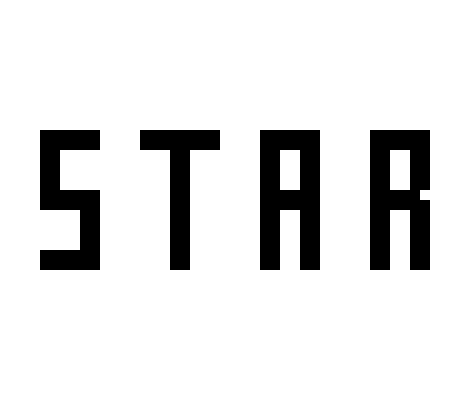
Frame 1 (no input)
Frame 60 (no input): identical to frame 1, image omitted
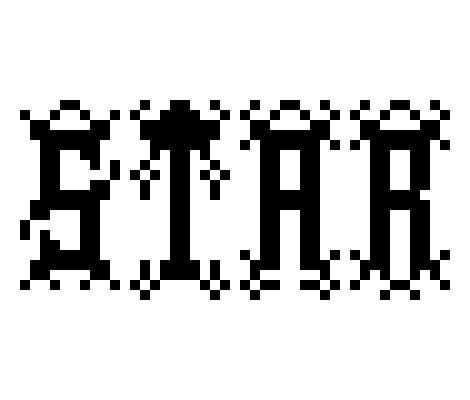
Frame 120 (the mouse pressed at the canvas centre since frame 60)

The p5.js sketch that drew these frames (run headless with seeded random() and noise() and a simulated clock; from frame 60 on, the mouse is pressed at the canvas centre):

// p5.js sketch
// ── sketch.js
function setup() {
  createCanvas(470, 400);
}

function draw() {
  background(255);

  var xPos = mouseX;
  var yPos = mouseY;
  
  noStroke();
  fill(0);
  
  
  while (xPos < 20 || xPos > 450 || yPos > 300 || yPos < 100) {
    
    //S1
    beginShape();
    vertex(40, 210);
    vertex(40, 130);
    vertex(100, 130);
    vertex(100, 150);
    vertex(60, 150);
    vertex(60, 190);
    vertex(100, 190);
    vertex(100, 270);
    vertex(40, 270);
    vertex(40, 250);
    vertex(80, 250);
    vertex(80, 210);
    vertex(40, 210);
    endShape();
    
    //T1
    beginShape();
    vertex(140, 130);
    vertex(220, 130);
    vertex(220, 150);
    vertex(190, 150);
    vertex(190, 270);
    vertex(170, 270);
    vertex(170, 150);
    vertex(140, 150);
    endShape();
    
    //A1
    beginShape();
    vertex(260, 130);
    vertex(320, 130);
    vertex(320, 270);
    vertex(300, 270);
    vertex(300, 190);
    vertex(300, 150);
    vertex(280, 150);
    vertex(280, 190);
    vertex(300, 190);
    vertex(300, 210);
    vertex(280, 210);
    vertex(280, 270);
    vertex(260, 270);
    vertex(260, 130);
    endShape();
  
    //R1
    beginShape();
    vertex(370, 130);
    vertex(430, 130);
    vertex(430, 190);
    vertex(420, 190);
    vertex(420, 200);
    vertex(430, 200);
    vertex(430, 270);
    vertex(410, 270);
    vertex(410, 210);
    vertex(410, 190);
    vertex(410, 150);
    vertex(390, 150);
    vertex(390, 190);
    vertex(410, 190);
    vertex(410, 210);
    vertex(390, 210);
    vertex(390, 270);
    vertex(370, 270);
    vertex(370, 130);
    endShape();
    
    xPos = 20;
    yPos = 300;
  }
  
  while (xPos > 20 && xPos < 450 || yPos > 100 && yPos < 300) {
    
    //S2
    beginShape();
    vertex(20, 110);
    vertex(30, 110);
    vertex(30, 120);
    vertex(50, 120);
    vertex(50, 110);
    vertex(60, 110);
    vertex(60, 100);
    vertex(80, 100);
    vertex(80, 110);
    vertex(90, 110);
    vertex(90, 120);
    vertex(80, 120);
    vertex(80, 110);
    vertex(60, 110);
    vertex(60, 120);
    vertex(50, 120);
    vertex(50, 130);
    vertex(90, 130);
    vertex(90, 120);
    vertex(110, 120);
    vertex(110, 110);
    vertex(120, 110);
    vertex(120, 120);
    vertex(110, 120);
    vertex(110, 140);
    vertex(100, 140);
    vertex(100, 170);
    vertex(90, 170);
    vertex(90, 160);
    vertex(80, 160);
    vertex(80, 150);
    vertex(60, 150);
    vertex(60, 190);
    vertex(90, 190);
    vertex(90, 180);
    vertex(110, 180);
    vertex(110, 160);
    vertex(120, 160);
    vertex(120, 180);
    vertex(110, 180);
    vertex(110, 200);
    vertex(100, 200);
    vertex(100, 260);
    vertex(110, 260);
    vertex(110, 280);
    vertex(120, 280);
    vertex(120, 290);
    vertex(110, 290);
    vertex(110, 280);
    vertex(90, 280);
    vertex(90, 290);
    vertex(80, 290);
    vertex(80, 280);
    vertex(90, 280);
    vertex(90, 270);
    vertex(50, 270);
    vertex(50, 280);
    vertex(60, 280);
    vertex(60, 290);
    vertex(50, 290);
    vertex(50, 280);
    vertex(30, 280);
    vertex(30, 290);
    vertex(20, 290);
    vertex(20, 280);
    vertex(30, 280);
    vertex(30, 260);
    vertex(40, 260);
    vertex(40, 230);
    vertex(50, 230);
    vertex(50, 240);
    vertex(60, 240);
    vertex(60, 250);
    vertex(80, 250);
    vertex(80, 210);
    vertex(50, 210);
    vertex(50, 220);
    vertex(30, 220);
    vertex(30, 240);
    vertex(20, 240);
    vertex(20, 220);
    vertex(30, 220);
    vertex(30, 200);
    vertex(40, 200);
    vertex(40, 140);
    vertex(30, 140);
    vertex(30, 120);
    vertex(20, 120);
    vertex(20, 110);
    endShape();
    
    //T2
    beginShape();
    vertex(150, 180);
    vertex(150, 200);
    vertex(140, 200);
    vertex(140, 180);
    vertex(130, 180);
    vertex(130, 170);
    vertex(140, 170);
    vertex(140, 180);
    vertex(150, 180);
    vertex(160, 180);
    vertex(160, 170);
    vertex(150, 170);
    vertex(150, 180);
    vertex(150, 170);
    vertex(140, 170);
    vertex(140, 160);
    vertex(150, 160);
    vertex(150, 140);
    vertex(140, 140);
    vertex(140, 120);
    vertex(130, 120);
    vertex(130, 110);
    vertex(140, 110);
    vertex(140, 100);
    vertex(150, 100);
    vertex(150, 110);
    vertex(140, 110);
    vertex(140, 120);
    vertex(160, 120);
    vertex(160, 110);
    vertex(170, 110);
    vertex(170, 100);
    vertex(190, 100);
    vertex(190, 110);
    vertex(200, 110);
    vertex(200, 120);
    vertex(200, 130);
    vertex(160, 130);
    vertex(160, 120);
    vertex(170, 120);
    vertex(170, 110);
    vertex(190, 110);
    vertex(190, 120);
    vertex(200, 120);
    vertex(220, 120);
    vertex(220, 110);
    vertex(210, 110);
    vertex(210, 100);
    vertex(220, 100);
    vertex(220, 110);
    vertex(230, 110);
    vertex(230, 120);
    vertex(220, 120);
    vertex(220, 140);
    vertex(210, 140);
    vertex(210, 160);
    vertex(220, 160);
    vertex(220, 170);
    vertex(230, 170);
    vertex(230, 180);
    vertex(220, 180);
    vertex(220, 200);
    vertex(210, 200);
    vertex(210, 180);
    vertex(200, 180);
    vertex(200, 170);
    vertex(210, 170);
    vertex(210, 160);
    vertex(210, 180);
    vertex(220, 180);
    vertex(220, 170);
    vertex(210, 170);
    vertex(210, 160);
    vertex(200, 160);
    vertex(200, 150);
    vertex(190, 150);
    vertex(190, 260);
    vertex(200, 260);
    vertex(200, 280);
    vertex(210, 280);
    vertex(210, 260);
    vertex(220, 260);
    vertex(220, 280);
    vertex(230, 280);
    vertex(230, 290);
    vertex(220, 290);
    vertex(220, 300);
    vertex(210, 300);
    vertex(210, 290);
    vertex(220, 290);
    vertex(220, 280);
    vertex(210, 280);
    vertex(210, 290);
    vertex(200, 290);
    vertex(200, 280);
    vertex(210, 280);
    vertex(160, 280);
    vertex(160, 290);
    vertex(150, 290);
    vertex(150, 300);
    vertex(140, 300);
    vertex(140, 290);
    vertex(130, 290);
    vertex(130, 280);
    vertex(140, 280);
    vertex(140, 290);
    vertex(150, 290);
    vertex(150, 280);
    vertex(140, 280);
    vertex(140, 260);
    vertex(150, 260);
    vertex(150, 280);
    vertex(160, 280);
    vertex(160, 260);
    vertex(170, 260);
    vertex(170, 150);
    vertex(160, 150);
    vertex(160, 160);
    vertex(150, 160);
    endShape();
    
    //A2
    beginShape();
    vertex(250, 140);
    vertex(250, 150);
    vertex(240, 150);
    vertex(240, 140);
    vertex(250, 140);
    vertex(250, 120);
    vertex(240, 120);
    vertex(240, 110);
    vertex(250, 110);
    vertex(250, 100);
    vertex(260, 100);
    vertex(260, 110);
    vertex(250, 110);
    vertex(250, 120);
    vertex(270, 120);
    vertex(270, 110);
    vertex(280, 110);
    vertex(280, 100);
    vertex(300, 100);
    vertex(300, 110);
    vertex(310, 110);
    vertex(310, 120);
    vertex(300, 120);
    vertex(300, 110);
    vertex(280, 110);
    vertex(280, 120);
    vertex(270, 120);
    vertex(270, 130);
    vertex(310, 130);
    vertex(310, 120);
    vertex(330, 120);
    vertex(330, 110);
    vertex(320, 110);
    vertex(320, 100);
    vertex(330, 100);
    vertex(330, 110);
    vertex(340, 110);
    vertex(340, 120);
    vertex(330, 120);
    vertex(330, 140);
    vertex(340, 140);
    vertex(340, 150);
    vertex(330, 150);
    vertex(330, 140);
    vertex(320, 140);
    vertex(320, 260);
    vertex(330, 260);
    vertex(330, 250);
    vertex(340, 250);
    vertex(340, 260);
    vertex(330, 260);
    vertex(330, 280);
    vertex(340, 280);
    vertex(340, 290);
    vertex(330, 290);
    vertex(330, 300);
    vertex(320, 300);
    vertex(320, 290);
    vertex(300, 290);
    vertex(300, 280);
    vertex(320, 280);
    vertex(320, 290);
    vertex(330, 290);
    vertex(330, 280);
    vertex(320, 280);
    vertex(320, 270);
    vertex(300, 270);
    vertex(300, 150);
    vertex(280, 150);
    vertex(280, 190);
    vertex(300, 190);
    vertex(300, 210);
    vertex(280, 210);
    vertex(280, 270);
    vertex(260, 270);
    vertex(260, 280);
    vertex(280, 280);
    vertex(280, 290);
    vertex(260, 290);
    vertex(260, 300);
    vertex(250, 300);
    vertex(250, 290);
    vertex(240, 290);
    vertex(240, 280);
    vertex(250, 280);
    vertex(250, 290);
    vertex(260, 290);
    vertex(260, 280);
    vertex(250, 280);
    vertex(250, 260);
    vertex(240, 260);
    vertex(240, 250);
    vertex(250, 250);
    vertex(250, 260);
    vertex(260, 260);
    vertex(260, 140);
    vertex(250, 140);
    endShape();
    
    //R2
    beginShape();
    vertex(360, 150);
    vertex(350, 150);
    vertex(350, 140);
    vertex(360, 140);
    vertex(360, 120);
    vertex(350, 120);
    vertex(350, 110);
    vertex(360, 110);
    vertex(360, 100);
    vertex(370, 100);
    vertex(370, 110);
    vertex(360, 110);
    vertex(360, 120);
    vertex(380, 120);
    vertex(380, 110);
    vertex(390, 110);
    vertex(390, 100);
    vertex(410, 100);
    vertex(410, 110);
    vertex(420, 110);
    vertex(420, 120);
    vertex(410, 120);
    vertex(410, 110);
    vertex(390, 110);
    vertex(390, 120);
    vertex(380, 120);
    vertex(380, 130);
    vertex(420, 130);
    vertex(420, 120);
    vertex(440, 120);
    vertex(440, 110);
    vertex(430, 110);
    vertex(430, 100);
    vertex(440, 100);
    vertex(440, 110);
    vertex(450, 110);
    vertex(450, 120);
    vertex(440, 120);
    vertex(440, 140);
    vertex(450, 140);
    vertex(450, 150);
    vertex(440, 150);
    vertex(440, 140);
    vertex(430, 140);
    vertex(430, 190);
    vertex(420, 190);
    vertex(420, 200);
    vertex(430, 200);
    vertex(430, 260);
    vertex(440, 260);
    vertex(440, 250);
    vertex(450, 250);
    vertex(450, 260);
    vertex(440, 260);
    vertex(440, 280);
    vertex(450, 280);
    vertex(450, 290);
    vertex(440, 290);
    vertex(440, 280);
    vertex(430, 280);
    vertex(430, 270);
    vertex(420, 270);
    vertex(420, 280);
    vertex(410, 280);
    vertex(410, 150);
    vertex(390, 150);
    vertex(390, 190);
    vertex(410, 190);
    vertex(410, 210);
    vertex(390, 210);
    vertex(390, 280);
    vertex(410, 280);
    vertex(410, 290);
    vertex(420, 290);
    vertex(420, 300);
    vertex(410, 300);
    vertex(410, 290);
    vertex(390, 290);
    vertex(390, 300);
    vertex(380, 300);
    vertex(380, 290);
    vertex(390, 290);
    vertex(390, 280);
    vertex(380, 280);
    vertex(380, 270);
    vertex(370, 270);
    vertex(370, 280);
    vertex(360, 280);
    vertex(360, 290);
    vertex(350, 290);
    vertex(350, 280);
    vertex(360, 280);
    vertex(360, 260);
    vertex(350, 260);
    vertex(350, 250);
    vertex(360, 250);
    vertex(360, 260);
    vertex(370, 260);
    vertex(370, 140);
    vertex(360, 140);
    vertex(360, 150);
    endShape();
    
    xPos = 19;
    yPos = 99;
  }  
}
